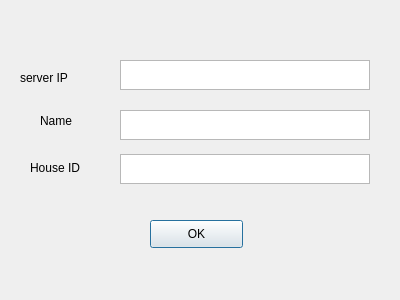
<?xml version="1.0" encoding="UTF-8"?>
<ui version="4.0">
 <class>LogDialog</class>
 <widget class="QDialog" name="LogDialog">
  <property name="geometry">
   <rect>
    <x>0</x>
    <y>0</y>
    <width>400</width>
    <height>300</height>
   </rect>
  </property>
  <property name="windowTitle">
   <string>Dialog</string>
  </property>
  <widget class="QPushButton" name="pushButton">
   <property name="geometry">
    <rect>
     <x>150</x>
     <y>220</y>
     <width>93</width>
     <height>28</height>
    </rect>
   </property>
   <property name="text">
    <string>OK</string>
   </property>
  </widget>
  <widget class="QTextEdit" name="textEdit">
   <property name="geometry">
    <rect>
     <x>120</x>
     <y>110</y>
     <width>250</width>
     <height>30</height>
    </rect>
   </property>
  </widget>
  <widget class="QLabel" name="label">
   <property name="geometry">
    <rect>
     <x>40</x>
     <y>110</y>
     <width>41</width>
     <height>21</height>
    </rect>
   </property>
   <property name="text">
    <string>Name</string>
   </property>
  </widget>
  <widget class="QLabel" name="label_2">
   <property name="geometry">
    <rect>
     <x>30</x>
     <y>160</y>
     <width>72</width>
     <height>15</height>
    </rect>
   </property>
   <property name="text">
    <string>House ID</string>
   </property>
  </widget>
  <widget class="QTextEdit" name="textEdit_2">
   <property name="geometry">
    <rect>
     <x>120</x>
     <y>154</y>
     <width>250</width>
     <height>30</height>
    </rect>
   </property>
  </widget>
  <widget class="QTextEdit" name="ip">
   <property name="geometry">
    <rect>
     <x>120</x>
     <y>60</y>
     <width>250</width>
     <height>30</height>
    </rect>
   </property>
  </widget>
  <widget class="QLabel" name="label_3">
   <property name="geometry">
    <rect>
     <x>20</x>
     <y>70</y>
     <width>72</width>
     <height>15</height>
    </rect>
   </property>
   <property name="text">
    <string>server IP</string>
   </property>
  </widget>
 </widget>
 <resources/>
 <connections/>
</ui>
